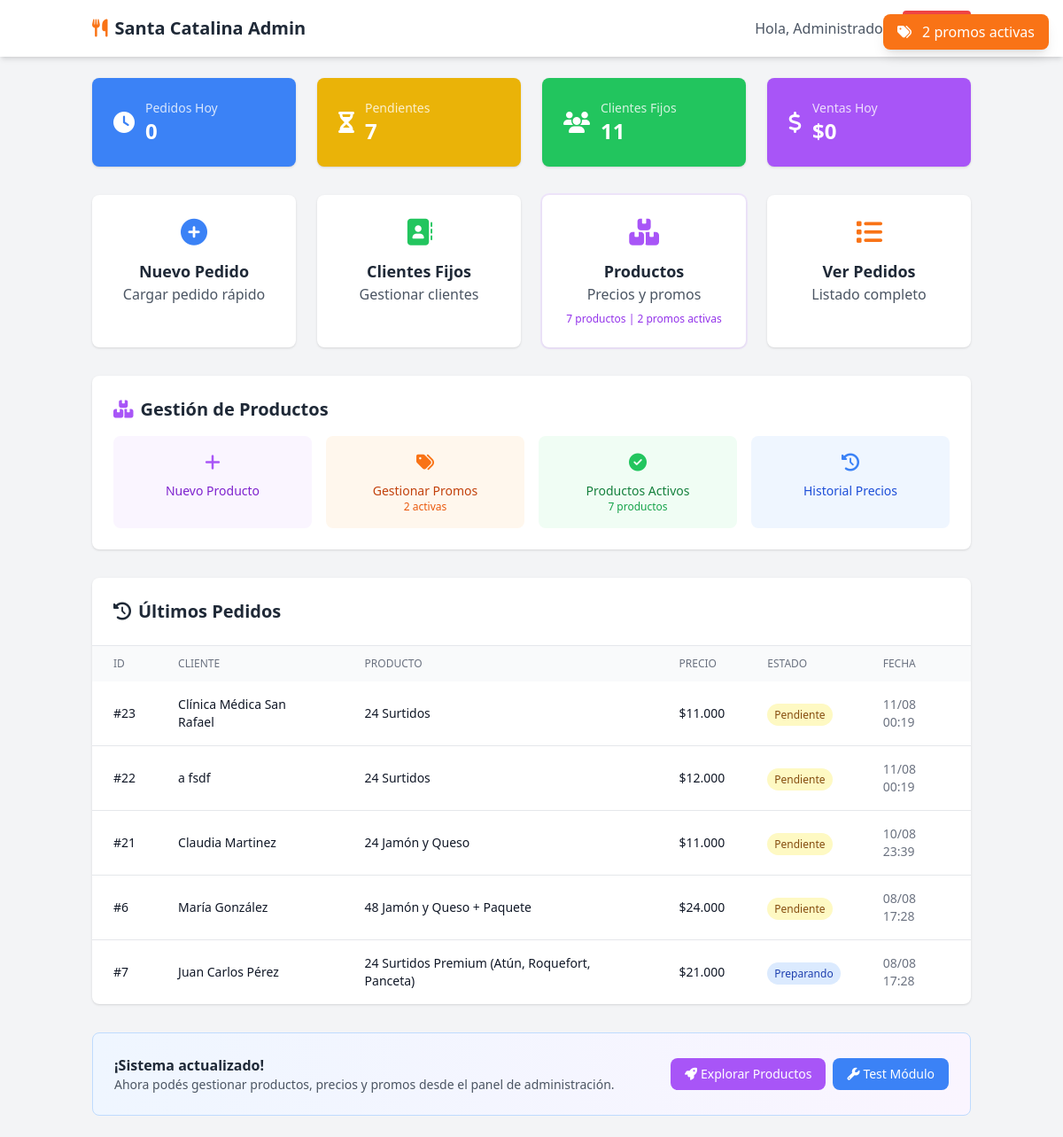
The page /admin/index.php (signed in) on the database as committed earlier.
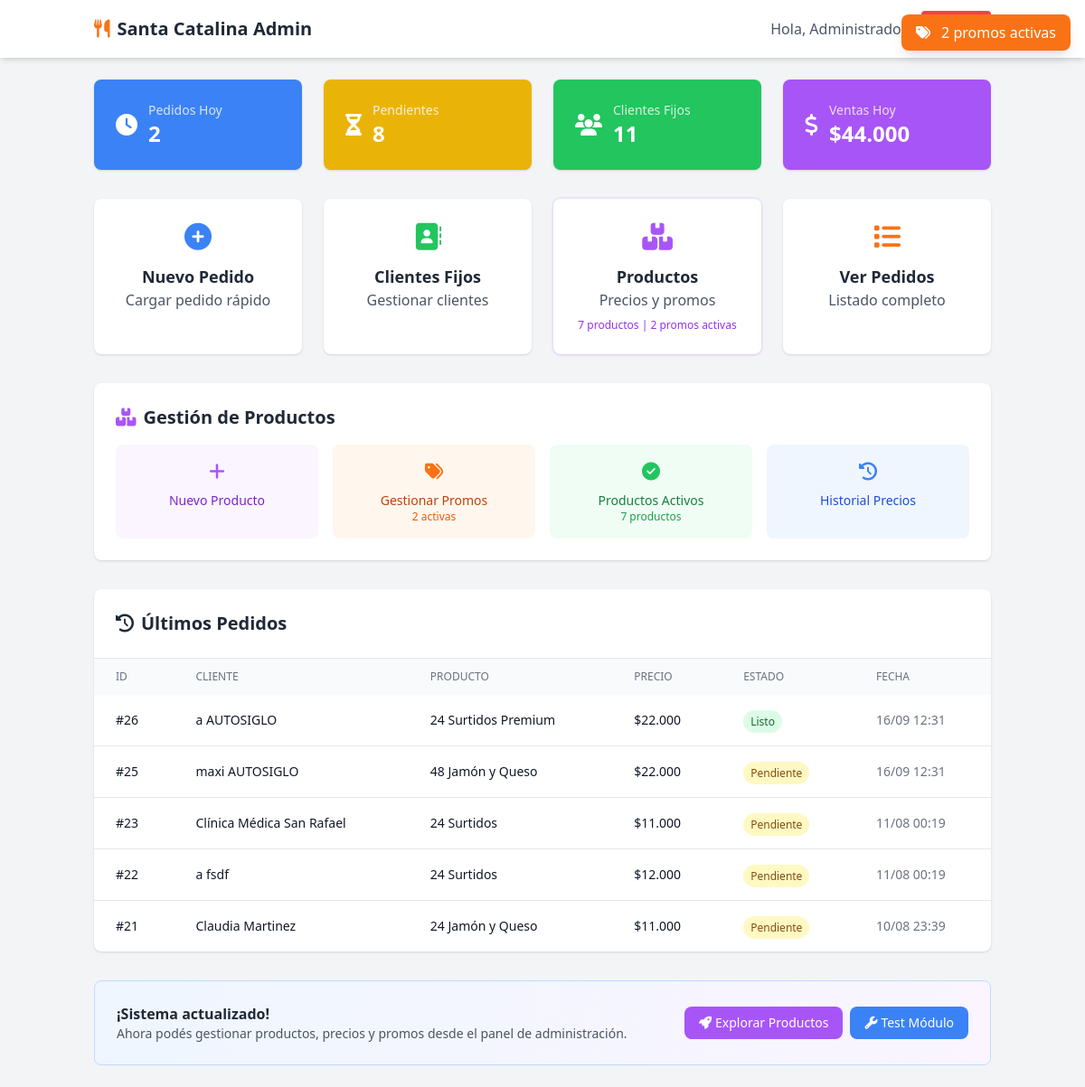
The same page on the database as committed later.
### tables this page shows
CREATE TABLE `pedidos` (
  `id` int(11) NOT NULL,
  `nombre` varchar(100) NOT NULL,
  `apellido` varchar(100) NOT NULL,
  `telefono` varchar(20) NOT NULL,
  `direccion` text DEFAULT NULL,
  `producto` varchar(100) NOT NULL,
  `cantidad` int(11) NOT NULL,
  `precio` decimal(10,2) NOT NULL,
  `forma_pago` enum('Efectivo','Transferencia') DEFAULT 'Efectivo',
  `modalidad` enum('Retira','Delivery') DEFAULT 'Retira',
  `ubicacion` enum('Local 1','Fábrica') DEFAULT 'Fábrica' COMMENT 'Ubicación donde se procesa el pedido',
  `estado` enum('Pendiente','Preparando','Listo','Entregado') DEFAULT 'Pendiente',
  `observaciones` text DEFAULT NULL,
  `cliente_fijo_id` int(11) DEFAULT NULL,
  `impreso` tinyint(1) DEFAULT 0,
  `created_at` timestamp NULL DEFAULT current_timestamp(),
  `updated_at` timestamp NULL DEFAULT current_timestamp() ON UPDATE current_timestamp(),
  `fecha_entrega` date DEFAULT NULL COMMENT 'Fecha para cuando es el pedido',
  `hora_entrega` time DEFAULT NULL COMMENT 'Hora para cuando es el pedido',
  `notas_horario` text DEFAULT NULL COMMENT 'Observaciones sobre horario/entrega',
  `fecha_pedido` datetime DEFAULT current_timestamp() COMMENT 'Cuándo se tomó el pedido (puede ser diferente de created_at para casos especiales)',
  `prioridad` enum('normal','prioridad','urgente') DEFAULT 'normal' COMMENT 'Prioridad manual asignada por admin',
  `prioridad_notas` text DEFAULT NULL COMMENT 'Notas sobre por qué se asignó esta prioridad',
  `es_personalizado_complejo` tinyint(1) DEFAULT 0 COMMENT 'Si usa la tabla pedido_detalles para precios mixtos'
);

### admin/config.php (called while the page is built, shortened)
<?php
function formatPrice($price) {
    return '$' . number_format($price, 0, ',', '.');
}
?>

### admin/index.php (the view, shortened to what the changed rows need)
<?php
require_once 'config.php';
$pdo = getConnection();
$stats = [
    'pedidos_hoy' => $pdo->query("SELECT COUNT(*) FROM pedidos WHERE DATE(created_at) = CURDATE()")->fetchColumn(),
    'pedidos_pendientes' => $pdo->query("SELECT COUNT(*) FROM pedidos WHERE estado = 'Pendiente'")->fetchColumn(),
    'clientes_fijos' => $pdo->query("SELECT COUNT(*) FROM clientes_fijos WHERE activo = 1")->fetchColumn(),
    'ventas_hoy' => $pdo->query("SELECT COALESCE(SUM(precio), 0) FROM pedidos WHERE DATE(created_at) = CURDATE()")->fetchColumn(),
    'productos_activos' => $pdo->query("SELECT COUNT(*) FROM productos WHERE activo = 1")->fetchColumn(),
    'promos_activas' => 0
];
try {
    $stats['promos_activas'] = $pdo->query("
        SELECT COUNT(*) FROM promos
        WHERE activa = 1
        AND (fecha_inicio IS NULL OR CURDATE() >= fecha_inicio)
        AND (fecha_fin IS NULL OR CURDATE() <= fecha_fin)
    ")->fetchColumn();
} catch (Exception $e) {
    $stats['promos_activas'] = 0;
}
$ultimos_pedidos = $pdo->query("
    SELECT id, nombre, apellido, producto, precio, estado, created_at
    FROM pedidos
    ORDER BY created_at DESC
    LIMIT 5
")->fetchAll();
?>
<!DOCTYPE html>
<html lang="es">
<head>
    <script src="https://cdn.tailwindcss.com"></script>
    <link rel="stylesheet" href="https://cdnjs.cloudflare.com/ajax/libs/font-awesome/6.4.0/css/all.min.css">
</head>
<body class="bg-gray-100">
    <header class="bg-white shadow-md">
        <div class="container mx-auto px-4 py-3 flex justify-between items-center">
            <h1 class="text-xl font-bold text-gray-800">
                <i class="fas fa-utensils text-orange-500 mr-2"></i><?= APP_NAME ?>
            </h1>
        </div>
    </header>
    <main class="container mx-auto px-4 py-6">
        <div class="grid grid-cols-1 md:grid-cols-2 lg:grid-cols-4 gap-6 mb-8">
            <div class="bg-blue-500 text-white p-6 rounded-lg shadow">
                <div class="flex items-center">
                    <div>
                        <p class="text-sm opacity-80">Pedidos Hoy</p>
                        <p class="text-2xl font-bold"><?= $stats['pedidos_hoy'] ?></p>
                    </div>
                </div>
            </div>
            <div class="bg-yellow-500 text-white p-6 rounded-lg shadow">
                <div class="flex items-center">
                    <div>
                        <p class="text-sm opacity-80">Pendientes</p>
                        <p class="text-2xl font-bold"><?= $stats['pedidos_pendientes'] ?></p>
                    </div>
                </div>
            </div>
            <div class="bg-purple-500 text-white p-6 rounded-lg shadow">
                <div class="flex items-center">
                    <div>
                        <p class="text-sm opacity-80">Ventas Hoy</p>
                        <p class="text-2xl font-bold"><?= formatPrice($stats['ventas_hoy']) ?></p>
                    </div>
                </div>
            </div>
        </div>
        <div class="bg-white rounded-lg shadow mb-8 p-6">
            <h2 class="text-xl font-semibold text-gray-800 mb-4">
                <i class="fas fa-boxes text-purple-500 mr-2"></i>Gestión de Productos
            </h2>
        </div>
        <div class="bg-white rounded-lg shadow">
            <div class="p-6 border-b">
                <h2 class="text-xl font-semibold text-gray-800">
                    <i class="fas fa-history mr-2"></i>Últimos Pedidos
                </h2>
            </div>
            <div class="overflow-x-auto">
                <table class="min-w-full">
                    <thead class="bg-gray-50">
                        <tr>
                            <th class="px-6 py-3 text-left text-xs font-medium text-gray-500 uppercase">ID</th>
                            <th class="px-6 py-3 text-left text-xs font-medium text-gray-500 uppercase">Cliente</th>
                            <th class="px-6 py-3 text-left text-xs font-medium text-gray-500 uppercase">Producto</th>
                            <th class="px-6 py-3 text-left text-xs font-medium text-gray-500 uppercase">Precio</th>
                            <th class="px-6 py-3 text-left text-xs font-medium text-gray-500 uppercase">Estado</th>
                            <th class="px-6 py-3 text-left text-xs font-medium text-gray-500 uppercase">Fecha</th>
                        </tr>
                    </thead>
                    <tbody class="divide-y divide-gray-200">
                        <?php if (empty($ultimos_pedidos)): ?>
                            <tr>
                                <td colspan="6" class="px-6 py-4 text-center text-gray-500">
                                    No hay pedidos registrados
                                </td>
                            </tr>
                        <?php else: ?>
                            <?php foreach ($ultimos_pedidos as $pedido): ?>
                                <tr class="hover:bg-gray-50">
                                    <td class="px-6 py-4 text-sm font-medium text-gray-900">
                                        #<?= $pedido['id'] ?>
                                    </td>
                                    <td class="px-6 py-4 text-sm text-gray-900">
                                        <?= htmlspecialchars($pedido['nombre'] . ' ' . $pedido['apellido']) ?>
                                    </td>
                                    <td class="px-6 py-4 text-sm text-gray-900">
                                        <?= htmlspecialchars($pedido['producto']) ?>
                                    </td>
                                    <td class="px-6 py-4 text-sm text-gray-900">
                                        <?= formatPrice($pedido['precio']) ?>
                                    </td>
                                    <td class="px-6 py-4">
                                        <?php
                                        $estado_color = [
                                            'Pendiente' => 'bg-yellow-100 text-yellow-800',
                                            'Preparando' => 'bg-blue-100 text-blue-800',
                                            'Listo' => 'bg-green-100 text-green-800',
                                            'Entregado' => 'bg-gray-100 text-gray-800'
                                        ];
                                        ?>
                                        <span class="px-2 py-1 text-xs font-medium rounded-full <?= $estado_color[$pedido['estado']] ?? 'bg-gray-100 text-gray-800' ?>">
                                            <?= $pedido['estado'] ?>
                                        </span>
                                    </td>
                                    <td class="px-6 py-4 text-sm text-gray-500">
                                        <?= date('d/m H:i', strtotime($pedido['created_at'])) ?>
                                    </td>
                                </tr>
                            <?php endforeach; ?>
                        <?php endif; ?>
                    </tbody>
                </table>
            </div>
        </div>
    </main>
</body>
</html>

Rows that differ between the two databases and show on the page:
no longer on this page (row unchanged): pedidos: id "6", nombre+apellido "María González", producto "48 Jamón y Queso + Paquete", precio "$24.000", estado "Pendiente", created_at "08/08 17:28"
no longer on this page (row unchanged): pedidos: id "7", nombre+apellido "Juan Carlos Pérez", producto "24 Surtidos Premium (Atún, Roquefort, Panceta)", precio "$21.000", estado "Preparando", created_at "08/08 17:28"
added pedidos: id "26", nombre+apellido "a AUTOSIGLO", producto "24 Surtidos Premium", precio "$22.000", estado "Listo", created_at "16/09 12:31"
added pedidos: id "25", nombre+apellido "maxi AUTOSIGLO", producto "48 Jamón y Queso", precio "$22.000", estado "Pendiente", created_at "16/09 12:31"
Other text that changed with them:
$stats['pedidos_hoy']: "0" → "2"
$stats['pedidos_pendientes']: "7" → "8"
formatPrice($stats['ventas_hoy']): "$0" → "$44.000"
